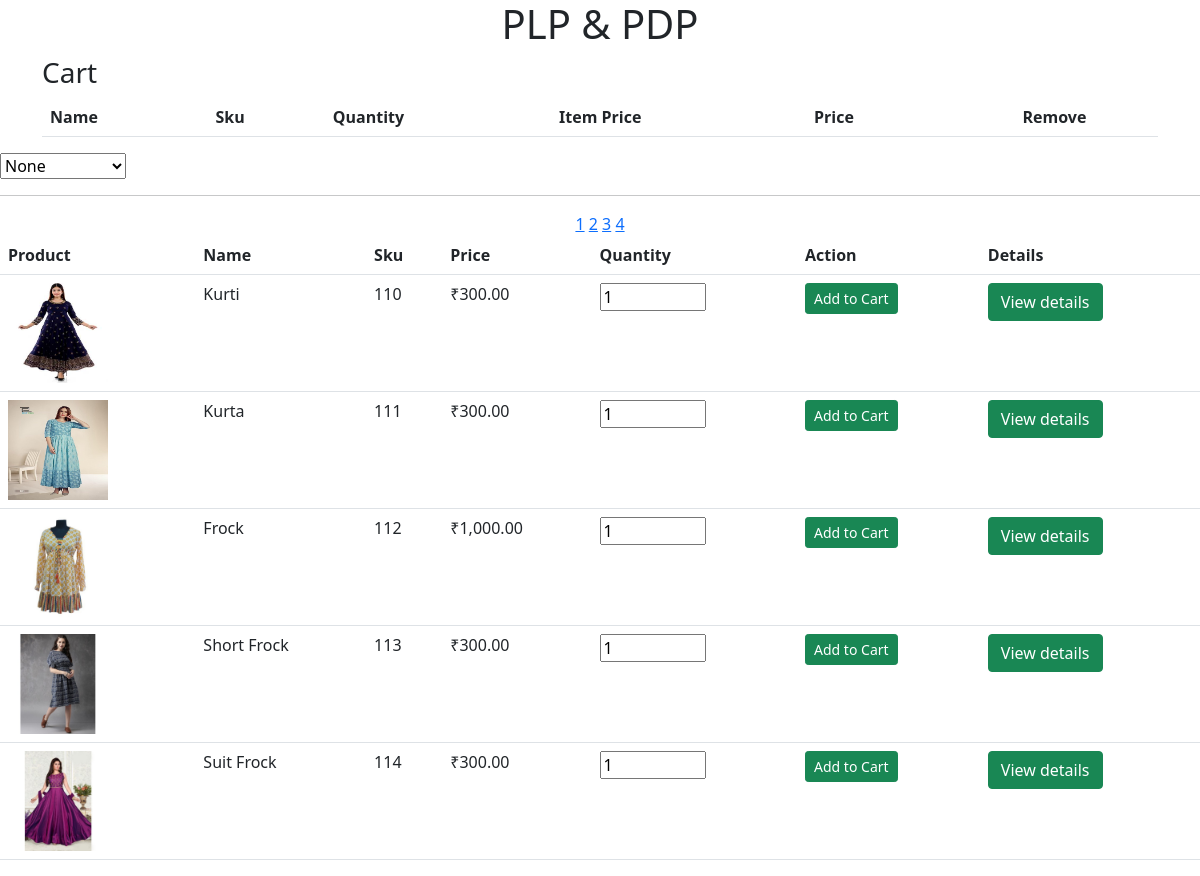
The page /index.php?page=3 on the database its author committed.
### tables this page shows
CREATE TABLE `products` (
  `Id` int(8) NOT NULL,
  `Name` varchar(30) NOT NULL,
  `Sku` int(10) NOT NULL,
  `Price` double(10,2) NOT NULL,
  `Description` varchar(500) NOT NULL,
  `image` text NOT NULL
);

### page.php (the view, shortened to what this page needs)
<?php include 'Db.php' ?>
<?php
function pagination()
{
    global $connection;
    $results_per_page = 5;
    $query = 'SELECT * FROM products';
    $result = mysqli_query($connection, $query);
    $resultArr=[];
    array_push($resultArr,...$result);
    $number_of_results = mysqli_num_rows($result);
    $number_of_pages = $number_of_results / $results_per_page;
    $page = 1;
if (isset($_GET['page'])) {
	$page = $_GET['page'];
}
$this_page_first_result = ($page - 1) * $results_per_page;
$resultArr = array_slice($resultArr, $this_page_first_result, $results_per_page);
    foreach($resultArr as $row)
    { ?>
      <form action="index.php?action=Add&Id=<?=$row['Id']; ?>" method="post">
          <tr>
                  <td id="product-image"><img src="<?php echo $row["image"]; ?>"width="100" height="100"> </td>
                  <td><?=$row['Name']; ?></td>
                  <td><?php echo $row['Sku']; ?></td>
                  <td>₹<?=number_format($row['Price'], 2); ?></td>
                  <td> <input type="number" Name="quantity" value="1" min=1 max=1000 class="number"></td>
                  <td><input type="submit" value="Add to Cart" class="btn btn-success btn-sm"></td>
                 <td><a href="details.php?Id=<?=$row['Id']; ?>" class ="btn btn-success">View details</a></td>
    </form>
    <center>
    <?php
    }
    for ($page = 1;$page <= $number_of_pages;$page++)
    {
        echo '<a "  href="index.php?page=' . $page . '">' . $page . '</a> ';
    }
} ?>

### rows shown on the page
products: image (picture), Name "Kurti", Sku "110", Price "300.00"
products: image (picture), Name "Kurta", Sku "111", Price "300.00"
products: image (picture), Name "Frock", Sku "112", Price "1,000.00"
products: image (picture), Name "Short Frock", Sku "113", Price "300.00"
products: image (picture), Name "Suit Frock", Sku "114", Price "300.00"
